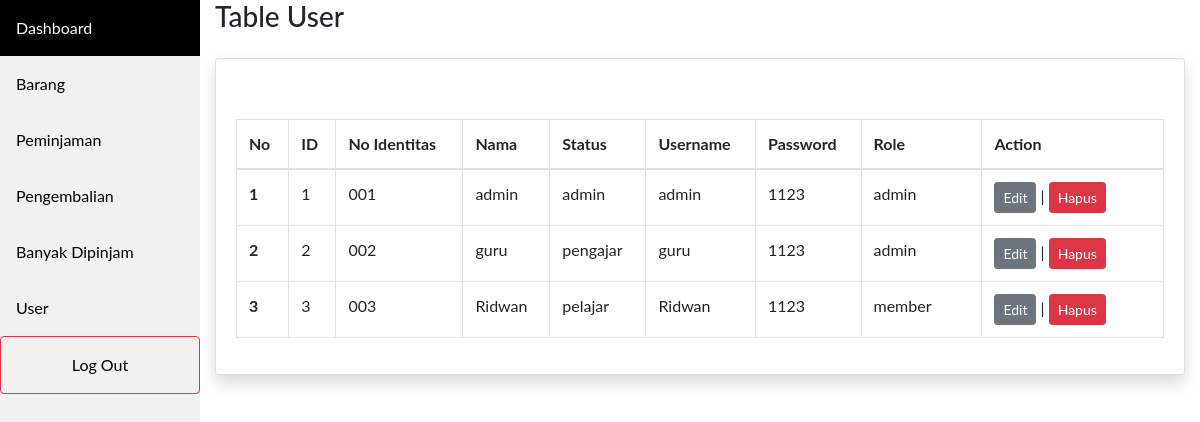
The page /user.php (signed in) on the database its author committed.
### tables this page shows
CREATE TABLE `user` (
  `id` int(255) NOT NULL,
  `no_identitas` varchar(255) NOT NULL,
  `nama` varchar(255) NOT NULL,
  `status` varchar(255) NOT NULL,
  `username` varchar(255) NOT NULL,
  `password` varchar(255) NOT NULL,
  `role` varchar(255) NOT NULL
);

### database.php (called while the page is built, shortened)
<?php
$host = "localhost";
$user = "root";
$pass = "";
$dbname = "sts_ridwan";
$koneksi = mysqli_connect($host, $user, $pass, $dbname) or die("Gagal terhubung dengan database " . mysqli_error($koneksi));
function tampildata1($tablename)
{
    global $koneksi;
    $hasil = mysqli_query($koneksi, "select * from $tablename");
    $rows = [];
    while ($row = mysqli_fetch_assoc($hasil)) {
        $rows[] = $row;
    }
    return $rows;
}
?>

### user.php (the view, shortened to what this page needs)
<?php
require_once('database.php');
$data = tampildata1('user');
$nomor = 0;
?>
<!doctype html>
<html lang="en">
<head>
  <link rel="stylesheet" href="https://cdn.jsdelivr.net/npm/bootstrap@4.6.2/dist/css/bootstrap.min.css"
>
</head>
<body>
  <?php
  if ($_SESSION['status'] <> "login") {
    header("location:login.php?msg=belum_login");
  } else {
    require('navbar.php');
  }
  ?>
<div id="content-wrapper" class="d-flex flex-column">
<div id="content">
    <div class="container-fluid">
<h1 class="h3 mb-4 text-gray-800">Table User</h1>
<div class="card shadow mb-4">
<div class="card-body">
</div>
<div class="card-body">
<div class="table-responsive">
<table class="table table-bordered" id="dataTable" width="100%" cellspacing="0">
    <thead>
    <tr>
                    <th scope="col">No</th>
                    <th scope="col">ID</th>
                    <th scope="col">No Identitas</th>
                    <th scope="col">Nama</th>
                    <th scope="col">Status</th>
                    <th scope="col">Username</th>
                    <th scope="col">Password</th>
                    <th scope="col">Role</th>
                    <th scope="col">Action</th>
                </tr>
            </thead>
            <tbody>
                <?php foreach ($data as $item): ?>
                    <?php $nomor++; ?>
                    <tr>
                        <th scope="row">
                            <?php echo $nomor; ?>
                        </th>
                        <td>
                            <?php echo $item['id']; ?>
                        </td>
                        <td>
                            <?php echo $item['no_identitas']; ?>
                        </td>
                        <td>
                            <?php echo $item['nama']; ?>
                        </td>
                        <td>
                            <?php echo $item['status']; ?>
                        </td>
                        <td>
                            <?php echo $item['username']; ?>
                        </td>
                        <td>
                            <?php echo $item['password']; ?>
                        </td>
                        <td>
                            <?php echo $item['role']; ?>
                  <td>
                <?php
                    echo "
                    <a href='edit2.php?id=$item[id]'><button type='button' class='btn btn-secondary btn-sm'>Edit</button></a>
                    |
                    <a href='javascript:hapusData(".$item['id'].")'><button type='button' class='btn btn-danger btn-sm'>Hapus</button></a>
                    "
                ?>
                  </td>
            </td>
        </tr>
        <?php endforeach; ?>
    </tbody>
</table>
</div>
</div>
</div>
</div>
</div>
</div>
</body>
</html>

### user.php (style rules this page uses)
#content-wrapper { margin-left: 200px; }

### navbar.php (style rules this page uses)
body { margin: 0; font-family: "Lato", sans-serif; }

### rows shown on the page
user: id "1", no_identitas "001", nama "admin", status "admin", username "admin", password "1123", role "admin"
user: id "2", no_identitas "002", nama "guru", status "pengajar", username "guru", password "1123", role "admin"
user: id "3", no_identitas "003", nama "Ridwan", status "pelajar", username "Ridwan", password "1123", role "member"
